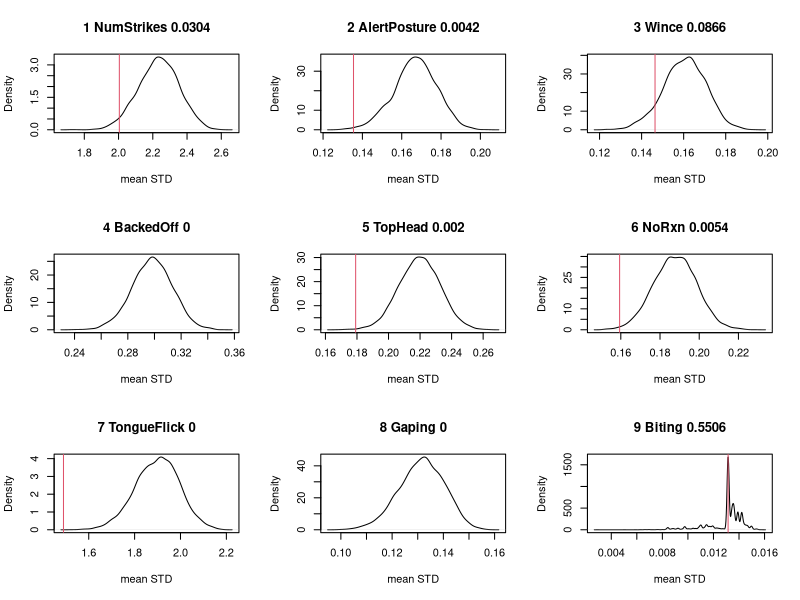
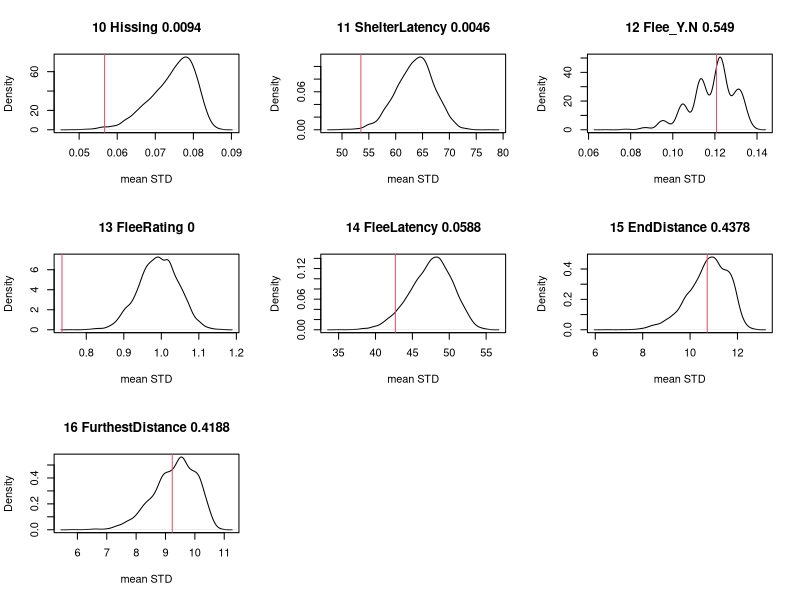
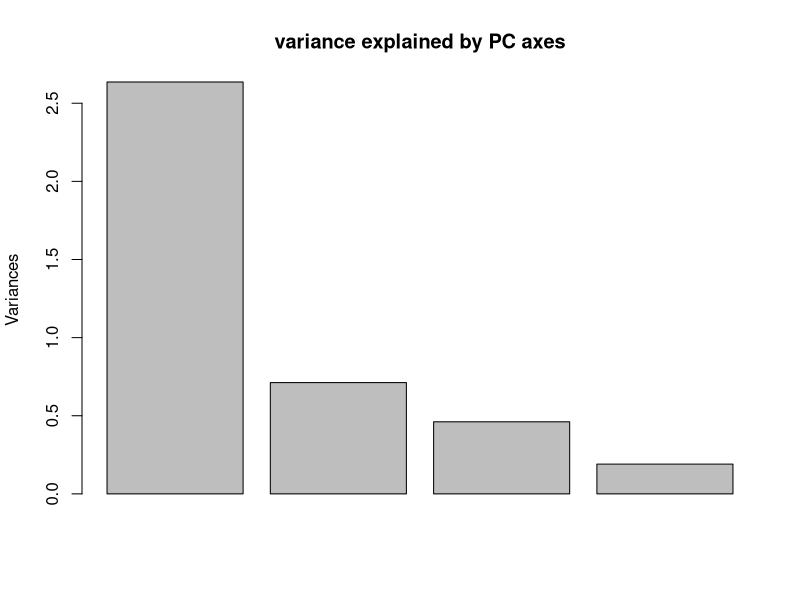
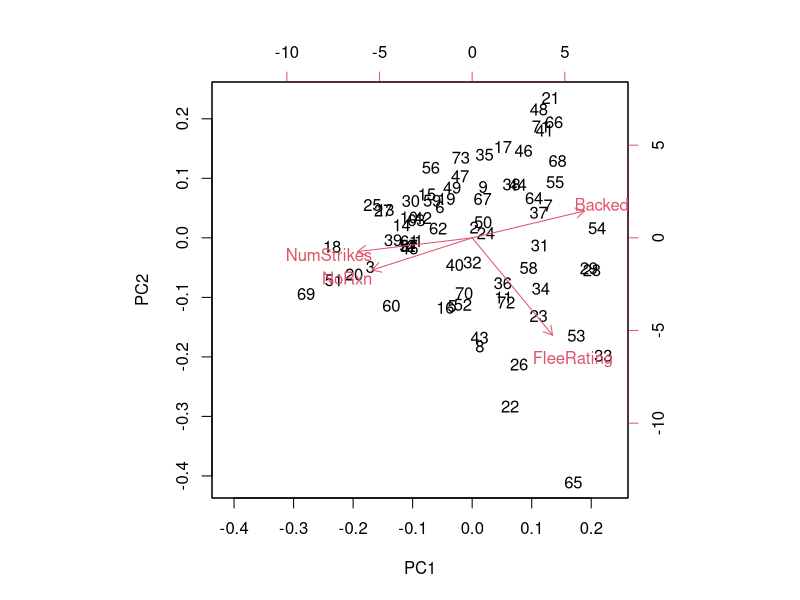
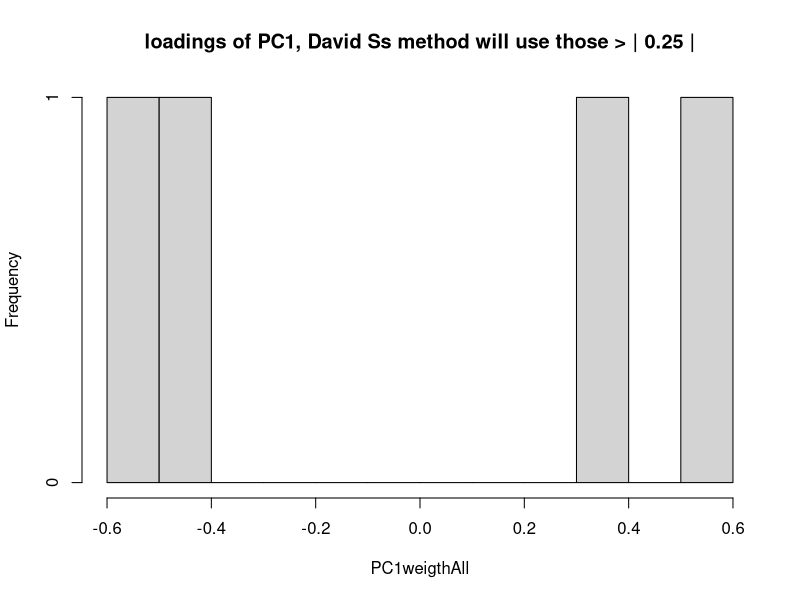
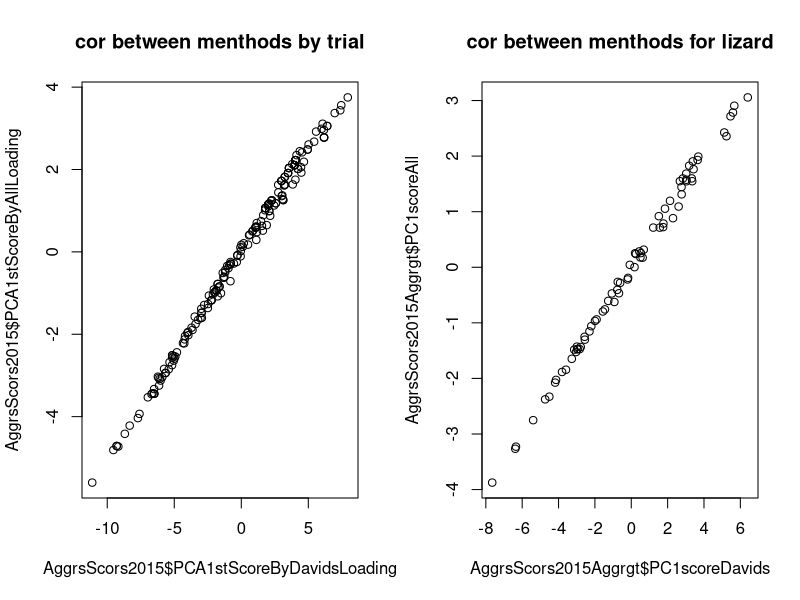
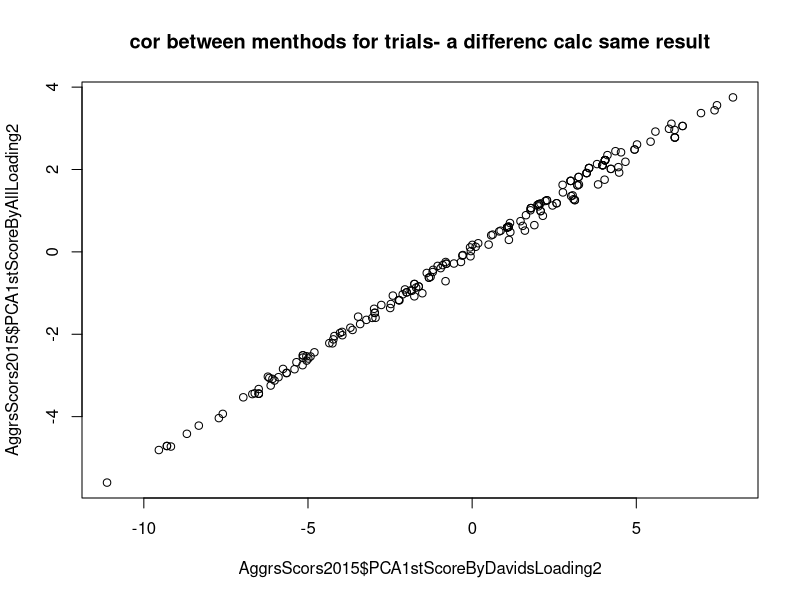
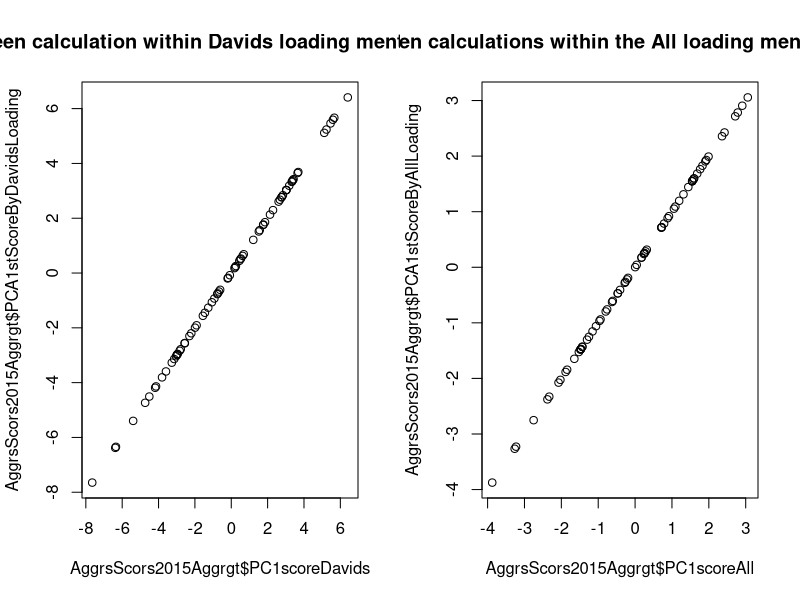

The R script that drew these images, in order:

#this code reads the behavioral scores for 2015 agression trails, 
#and looks for the best combination of behaviors for repeatabilty

### STEP1.1: some parameters to choose ####
Randomizations=5000;#how many randomizations to do on that repeatability test
PCweightMinVal=0.25;#if using David's approach - only some predicotrs to calcscores in PC1, and only thier direction
IndxBehaveToPCA=17:32; #all==17:32 indices of all behave in the long form (17:32), and in the agreggate dataframe 3:18
#IndxBehaveToPCA=c(1,6,11,14)+16; #to work only on: "NumStrikes" "NoRxn" "ShelterLatency" "FleeLatency": was 0.2 for Repeatability
WorkOnBehavsWithUnivarRepeatOnly=2;#change this to 0- use all behaviors
                                                  #1 to work only on those behaiovrs that i found to be with a sig repeatability using my randomizaitob test
                                                  #2 work only on Number of strikes,Backed Off (corrected),No Reaction (corrected),Flee Rating

CorrectForNumOfStrikes=1 #since many of the behaviors are a rate, we need to correct for how many strikes were actually done
#11 behaviors showing high repeatbility:"NumStrikes" "AlertPosture"  "BackedOff" "TopHead" "NoRxn" "TongueFlick" "Gaping" "ShelterLatency" "FleeRating" "FleeLatency"
# marginal repeatability : "Wince"
# not repeatable: Biting , Hissing (becomes repeatable after correction) Flee_Y.N FleeLatency EndDistance FurthestDistance 
if (CorrectForNumOfStrikes==0 & WorkOnBehavsWithUnivarRepeatOnly==1) IndxBehaveToPCA=IndxBehaveToPCA [! IndxBehaveToPCA %in% (16+c(3,9,10,12,14,15,16))]# here i drop out those behaviors that were not repeatable at all  in the randomization. looks good, it give PC1var of 0.398 and repeatalby 0.31
if (CorrectForNumOfStrikes==1 & WorkOnBehavsWithUnivarRepeatOnly==1) IndxBehaveToPCA=IndxBehaveToPCA [! IndxBehaveToPCA %in% (16+c(3,9,   12,14,15,16))]# here i drop out those behaviors that were not repeatable at all  in the randomization. looks good, it give PC1var of 0.364 and repeatalby 0.31
if (                            WorkOnBehavsWithUnivarRepeatOnly==2) IndxBehaveToPCA=c(1,   4,6,    13)+16# here i drop out everything but a behaviors listed for option 2, all corrected
if (                            WorkOnBehavsWithUnivarRepeatOnly==3) IndxBehaveToPCA=c(1,3, 4,6, 11,13)+16# here i drop out everything but a behaviors listed for option 3, all corrected


#loading packages stats lme4
require(stats)
require(lme4)


### STEP1.2: helper functions for the randomizaiton test ####
#this function gets a dataframe with two cols- IDs (or pseudo IDs) and a trait to estimate.called by the operator function
STDcalculator <- function(Dat) {
  UniqNames=unique(Dat$LizardID);#the lizards names included in this randomize dataset
  STDs= rep(NA, length(UniqNames))#a parameter to store the STD of each "lizard"
  for(CerNum in 1:length(UniqNames)){#loop on all lizard names to calc their STD
    STDs[CerNum]= sd(Dat$TrialScore[which(Dat$LizardID==UniqNames[CerNum])])
  }#loop  
  #plot(density(STDs))
  return(mean(STDs, na.rm=TRUE))
}#function

#this function is gets the ids and a trait, calls the STDcalculator for the real data and then for randomized data
RndmztnTestOperator<- function(DataFrRndmztn){
  CurrTraitName=names(DataFrRndmztn)[2];names(DataFrRndmztn)[2]='TrialScore' #just logging the name and converting to a generic name for column
  ObsSTDPhenotypScore=STDcalculator(DataFrRndmztn) #sending real data to helper function
  
  #finding the null distribution- in a loop with N=Randomizations 
  rndSTDPhenotypScore=rep(NA, Randomizations) #here i store the result for each randomization
  for(RndNum in 1:Randomizations){#loop on Randomizations
    Dat=as.data.frame(cbind(sample(DataFrRndmztn$LizardID),DataFrRndmztn$TrialScore ))
    colnames(Dat)=c('LizardID','TrialScore')
    rndSTDPhenotypScore[RndNum]=STDcalculator(Dat)
  }#loop on Randomizations
  
  #looking on results
  PV=sum(rndSTDPhenotypScore<=ObsSTDPhenotypScore)/Randomizations
  plot(density(rndSTDPhenotypScore), xlab=('mean STD'),main=(paste(CurBehv-16, CurrTraitName,PV))  );
  abline(v=ObsSTDPhenotypScore, col=2); #redline for observed value
  #main=paste(CurrTraitName,': randomization test: null distribution. Observed value=',round(ObsSTDPhenotypScore,digit=2))
  print(paste(CurrTraitName,':the observed mean STD was larger than a prop of ',
              PV ,'of the randomizations, out of ',Randomizations))
  rm(CurrTraitName,PV)
  
}#end of RndmztnTestOperator
  


### STEP1.3: read csv, set some relevant columns as factor ####
#setwd('C:\\Users\\ors\\Dropbox\\R codes\\BehavioralAssayAnalyses')#lab pc:
#setwd('D:\\Dropbox\\R codes\\BehavioralAssayAnalyses')#home pc
setwd('D:\\OrrS2\\Box Sync\\R codes\\Lizards\\BehavioralAssayAnalyses')
AggrsScors2015= read.csv('aggressionScoresLongform2015.csv', header = TRUE) 

#AggrsScors2015$LizardID=as.factor(AggrsScors2015$LizardID)
AggrsScors2015$TestedWith=as.factor(AggrsScors2015$TestedWith)
AggrsScors2015$CodedBy=as.factor(AggrsScors2015$CodedBy)
AggrsScors2015$TestArena=as.factor(AggrsScors2015$TestArena)
#AggrsScors2015$Flee_Y.N=as.factor(AggrsScors2015$Flee_Y.N)


### STEP1.4: CorrectForNumOfStrikes and removing a test that failed  (what about lizards with one trial who has no GPS?) ####
AggrsScors2015 <- AggrsScors2015[-c(which( AggrsScors2015$LizardID== 41221 & AggrsScors2015$Week== 5)), ]
#liz id: 4247 (no gps)  7618 (29 days) 10167 (13 days) 14111 (39 days with GPS) 41227 (25 days of GPS data)
#AggrsScors2015 <- AggrsScors2015[-which( AggrsScors2015$LizardID==c( 4247) ), ];
str(AggrsScors2015)

##CorrectForNumOfStrikes- behaviors corrected for number of strikes
if (CorrectForNumOfStrikes==1){
  AggrsScors2015$AlertPosture=AggrsScors2015$AlertPosture/AggrsScors2015$NumStrikes
  AggrsScors2015$Wince       =AggrsScors2015$Wince/       AggrsScors2015$NumStrikes
  AggrsScors2015$BackedOff   =AggrsScors2015$BackedOff/   AggrsScors2015$NumStrikes
  AggrsScors2015$TopHead     =AggrsScors2015$TopHead/     AggrsScors2015$NumStrikes
  AggrsScors2015$NoRxn       =AggrsScors2015$NoRxn/       AggrsScors2015$NumStrikes
  AggrsScors2015$TongueFlick =AggrsScors2015$TongueFlick/ AggrsScors2015$NumStrikes
  AggrsScors2015$Gaping      =AggrsScors2015$Gaping/      AggrsScors2015$NumStrikes
  AggrsScors2015$Biting      =AggrsScors2015$Biting/      AggrsScors2015$NumStrikes
  AggrsScors2015$Hissing     =AggrsScors2015$Hissing/     AggrsScors2015$NumStrikes
}


### STEP2: for each behavior- is its repeatble across trials of the same indivdual? #### 
#sending the different traits to the operator function
DataFrRndmztn=as.data.frame(AggrsScors2015$LizardID);names(DataFrRndmztn)='LizardID'
par(mfrow=c(3,3))

for (CurBehv in 17:32 ){
  names(AggrsScors2015)[CurBehv]
  DataFrRndmztn[,2]=AggrsScors2015[,CurBehv]; 
  names(DataFrRndmztn)[2]=names(AggrsScors2015)[CurBehv];
  RndmztnTestOperator(DataFrRndmztn)
  DataFrRndmztn[,2]=NULL
}
par(mfrow=c(1,1));
#DataFrRndmztn$NumStrikes=AggrsScors2015$NumStrikes;


### STEP3: building the short form with average for each lizard ####
Indiv=unique(AggrsScors2015$LizardID)
AggrsScors2015Aggrgt=data.frame(Indiv);colnames(AggrsScors2015Aggrgt)='LizardID'
AggrsScors2015Aggrgt$NumTrials=sapply( Indiv, function(i){length(AggrsScors2015$LizardID[c(which(AggrsScors2015$LizardID==i))])})
AggrsScors2015Aggrgt$NumStrikes=sapply( Indiv, function(i){mean(AggrsScors2015$NumStrikes[c(which(AggrsScors2015$LizardID==i))])})
AggrsScors2015Aggrgt$AlertPosture=sapply( Indiv, function(i){mean(AggrsScors2015$AlertPosture[c(which(AggrsScors2015$LizardID==i))])})
AggrsScors2015Aggrgt$Wince=sapply( Indiv, function(i){mean(AggrsScors2015$Wince[c(which(AggrsScors2015$LizardID==i))])})
AggrsScors2015Aggrgt$BackedOff=sapply( Indiv, function(i){mean(AggrsScors2015$BackedOff[c(which(AggrsScors2015$LizardID==i))])})
AggrsScors2015Aggrgt$TopHead=sapply( Indiv, function(i){mean(AggrsScors2015$TopHead[c(which(AggrsScors2015$LizardID==i))])})
AggrsScors2015Aggrgt$NoRxn=sapply( Indiv, function(i){mean(AggrsScors2015$NoRxn[c(which(AggrsScors2015$LizardID==i))])})
AggrsScors2015Aggrgt$TongueFlick=sapply( Indiv, function(i){mean(AggrsScors2015$TongueFlick[c(which(AggrsScors2015$LizardID==i))])})
AggrsScors2015Aggrgt$Gaping=sapply( Indiv, function(i){mean(AggrsScors2015$Gaping[c(which(AggrsScors2015$LizardID==i))])})
AggrsScors2015Aggrgt$Biting=sapply( Indiv, function(i){mean(AggrsScors2015$Biting[c(which(AggrsScors2015$LizardID==i))])})
AggrsScors2015Aggrgt$Hissing=sapply( Indiv, function(i){mean(AggrsScors2015$Hissing[c(which(AggrsScors2015$LizardID==i))])})
AggrsScors2015Aggrgt$ShelterLatency=sapply( Indiv, function(i){mean(AggrsScors2015$ShelterLatency[c(which(AggrsScors2015$LizardID==i))])})
AggrsScors2015Aggrgt$Flee_Y.N=sapply( Indiv, function(i){mean(AggrsScors2015$Flee_Y.N[c(which(AggrsScors2015$LizardID==i))])})
AggrsScors2015Aggrgt$FleeRating=sapply( Indiv, function(i){mean(AggrsScors2015$FleeRating[c(which(AggrsScors2015$LizardID==i))])})
AggrsScors2015Aggrgt$FleeLatency=sapply( Indiv, function(i){mean(AggrsScors2015$FleeLatency[c(which(AggrsScors2015$LizardID==i))])})
AggrsScors2015Aggrgt$EndDistance=sapply( Indiv, function(i){mean(AggrsScors2015$EndDistance[c(which(AggrsScors2015$LizardID==i))])})
AggrsScors2015Aggrgt$FurthestDistance=sapply( Indiv, function(i){mean(AggrsScors2015$FurthestDistance[c(which(AggrsScors2015$LizardID==i))])})
AggrsScors2015Aggrgt$NewAGGRating=sapply( Indiv, function(i){mean(AggrsScors2015$NewAGGRating[c(which(AggrsScors2015$LizardID==i))])})
str(AggrsScors2015Aggrgt)

print(paste('lizards with 1 trials are', AggrsScors2015Aggrgt$LizardID[which(AggrsScors2015Aggrgt$NumTrials==1)]))   
AggrsScors2015Aggrgt2=as.data.frame(scale(AggrsScors2015Aggrgt[3:18]))


### STEP4.1: preps for PCA ####
#http://www.r-bloggers.com/computing-and-visualizing-pca-in-r/
#https://cran.r-project.org/web/packages/HSAUR/vignettes/Ch_principal_components_analysis.pdf

IndxBehaveToPCA2=IndxBehaveToPCA-14; #indices in the second dataframe
#just making sure i have all behaviors:
rbind(names(AggrsScors2015)[IndxBehaveToPCA],names(AggrsScors2015Aggrgt)[IndxBehaveToPCA2])


### STEP4.2: PCA analysis and plotting ####
#on Agreggated Data (1 val per lizard), includes also scaling and centering the data. log transform (had no effect i could see on the first 15 traits pca)?
PCA_Aggregat=prcomp(AggrsScors2015Aggrgt[,IndxBehaveToPCA2],center = TRUE, scale. = TRUE) ;

# plotting & printing resutls of the PCA
print(PCA_Aggregat)[1]
#the Standard deviations are the loading of the PCs, the rotation is the weights. 
plot(PCA_Aggregat,main='variance explained by PC axes');#plot(PCA_Aggregat, type = "l")
biplot(PCA_Aggregat)
summary(PCA_Aggregat)
ProVarExplPC1=summary(PCA_Aggregat)$importance[2,1]
print(paste('the first PC explains',ProVarExplPC1, 'of the variance'))


### STEP4.3: calculating PC1 the loading (wieghts) for the two methods ####
#for each behavior for the PC1 scores with David's approach- just + -1 or 0, only larger values
PC1weigthAll   <- PCA_Aggregat$rotation[,1]  #the weights for PCA 1
PC1weigthDavid <- PCA_Aggregat$rotation[,1] #the weights for PCA 1
PC1weigth2=PC1weigthDavid;
PC1weigth2[abs(PC1weigth2) < PCweightMinVal]=0;#working only on PCweight bigger than threshold
PC1weigthDavid=PC1weigthDavid/abs(PC1weigthDavid);#ignoring weights, just direction (plus minus 1)
PC1weigthDavid[PC1weigth2==0]=0;
rm(PC1weigth2)
hist(PC1weigthAll,breaks=10,main=(paste('loadings of PC1, David Ss method will use those > |', PCweightMinVal,'|')))

PCA_AggregatD=PCA_Aggregat;PCA_AggregatD$rotation[,1]=PC1weigthDavid; #replacing loadings with David's loading

AggrsScors2015Aggrgt$PC1scoreAll=predict(PCA_Aggregat)[,1] #All loading. this is what we need as the Aggresivness of the lizard!!!
AggrsScors2015Aggrgt$PC1scoreDavids=predict(PCA_AggregatD,newdata=AggrsScors2015Aggrgt[,IndxBehaveToPCA2])[,1] #Davids Loading. this is what we need a the Aggresivness of the lizard!!!


### STEP4.4: Scaling the longform data, and calculating the score for the trial from PC1 ####
#now scaling the longform data (i.e., the relevant cols in AggrsScors2015)
#what scaling param the PCA used?
centerUsed <- PCA_Aggregat$center;scaleUsed <- PCA_Aggregat$scale
#scaling appropriately also the long form data"
ScaledAggrsScors2015=as.data.frame(scale(as.matrix(AggrsScors2015[IndxBehaveToPCA]), center = centerUsed, scale = scaleUsed))

summary(ScaledAggrsScors2015) #the scaling for the Aggregated data are not a good fit for long form
print('the summary shows that the scaling is not perfect since it was done for Aggregt scores and now applied to trial data')

#adding the scores from the PCA to the trials in long form dataset- so we can calc repeatability
AggrsScors2015$PCA1stScoreByAllLoading=   drop(as.matrix(ScaledAggrsScors2015)  %*% PC1weigthAll)
AggrsScors2015$PCA1stScoreByDavidsLoading=drop(as.matrix(ScaledAggrsScors2015)  %*% PC1weigthDavid)
#now the data frame has a colum for each lizard&trial for the PC1 scores. one for each method


### STEP4.5: just validation, checking correlation between methods and ####
#just for curiosity are the two methods correlated? yes. 
CorrelationInScoresBtwnApproaches=cor(AggrsScors2015$PCA1stScoreByDavidsLoading,AggrsScors2015$PCA1stScoreByAllLoading)
print(paste('now, each trail has a score, based on PC1, using some loading (Davids method)',
'and the alternative of full loadings. the corelation between methods:', round(CorrelationInScoresBtwnApproaches,digit=3)))
cor.test(AggrsScors2015$PCA1stScoreByDavidsLoading,AggrsScors2015$PCA1stScoreByAllLoading)

par(mfrow=c(1,2))
plot(x=AggrsScors2015$PCA1stScoreByDavidsLoading,y=AggrsScors2015$PCA1stScoreByAllLoading,
     typ='p',main=('cor between menthods by trial'))
plot(x=AggrsScors2015Aggrgt$PC1scoreDavids,y=AggrsScors2015Aggrgt$PC1scoreAll,
     typ='p',main=('cor between menthods for lizard'))
par(mfrow=c(1,1))

#trying with another method to get the scores- gives the same result- remeber NOT to scale before- it scales automaticly
AggrsScors2015$PCA1stScoreByAllLoading2   =predict(PCA_Aggregat,  newdata=AggrsScors2015[IndxBehaveToPCA])[,1]
AggrsScors2015$PCA1stScoreByDavidsLoading2=predict(PCA_AggregatD, newdata=AggrsScors2015[IndxBehaveToPCA])[,1] 

plot(x=AggrsScors2015$PCA1stScoreByDavidsLoading2   ,y=AggrsScors2015$PCA1stScoreByAllLoading2,
     typ='p',main=('cor between menthods for trials- a differenc calc same result'))
     
#CorrelationInScoresBtwnApproaches=cor(AggrsScors2015$PCA1stScoreByDavidsLoading2,AggrsScors2015$PCA1stScoreByAllLoading2)
#cor.test(AggrsScors2015$PCA1stScoreByDavidsLoading2,AggrsScors2015$PCA1stScoreByAllLoading2)
#cor(AggrsScors2015$PCA1stScoreByAllLoading2,AggrsScors2015$PCA1stScoreByAllLoading)
#cor(AggrsScors2015$PCA1stScoreByDavidsLoading2  ,AggrsScors2015$PCA1stScoreByDavidsLoading2)





#just for validation will i get the same reults with another calculation? YES:
#PedictedPCAScores=drop(scale(as.matrix(AggrsScors2015Aggrgt[IndxBehaveToPCA2]), center = centerUsed, scale = scaleUsed)
#                       %*% PCA_Aggregat$rotation[,1])
#almost the same as for the original data: PCA_Aggregat$x[,1];cor(PCA_Aggregat$x[,1],PedictedPCAScores)
#almost the same as for predicting resuts for the same data: predict(PCA_Aggregat)[,1] 
# PedictedPCAScores=drop(scale(as.matrix(AggrsScors2015[17:32]), center = centerUsed, scale = scaleUsed)
#                             %*% PCA_Aggregat$rotation[,1])
AggrsScors2015Aggrgt$PCA1stScoreByAllLoading   =sapply( Indiv, function(i){mean(AggrsScors2015$PCA1stScoreByAllLoading[c(which(AggrsScors2015$LizardID==i))])})
AggrsScors2015Aggrgt$PCA1stScoreByDavidsLoading=sapply( Indiv, function(i){mean(AggrsScors2015$PCA1stScoreByDavidsLoading[c(which(AggrsScors2015$LizardID==i))])})
#hist(AggrsScors2015Aggrgt$PCA1stScoreByDavidsLoading)
#hist(AggrsScors2015Aggrgt$PCA1stScoreByAllLoading)

par(mfrow=c(1,2))
plot(x=AggrsScors2015Aggrgt$PC1scoreDavids,y=AggrsScors2015Aggrgt$PCA1stScoreByDavidsLoading,
     typ='p',main=('cor between calculation within Davids loading menthod for lizard'))
plot(x=AggrsScors2015Aggrgt$PC1scoreAll,y=AggrsScors2015Aggrgt$PCA1stScoreByAllLoading ,
     typ='p',main=('cor between calculations within the All loading menthod for lizard'))
par(mfrow=c(1,1))


### STEP5.1: are scores repeatable? using the a randomization test ####
### aplying randomization for the two scores- are repatable?
par(mfrow=c(1,2))
DataFrRndmztn=AggrsScors2015[c("LizardID","PCA1stScoreByAllLoading")]
RndmztnTestOperator(DataFrRndmztn)
DataFrRndmztn=AggrsScors2015[c("LizardID","PCA1stScoreByDavidsLoading")]
RndmztnTestOperator(DataFrRndmztn)
par(mfrow=c(1,1))
rm(RndmztnTestOperator)


### STEP5.2: GLMM for trial scores to see the repeatbility for both methods ####
#modeling the PC1 scores for each trials, is it repeatble for individuals?
Model1AllLoading= lmer(PCA1stScoreByAllLoading ~ 0 +   (1|LizardID),data=AggrsScors2015,REML = T)
summary(Model1AllLoading);

Model1DavidsLoading= lmer(PCA1stScoreByDavidsLoading ~ 0 +   (1|LizardID),data=AggrsScors2015,REML = T)
summary(Model1DavidsLoading);

#getting repeatability estimate and number of observations and individuals for the best model and the second Best model
vars=as.data.frame(VarCorr(Model1AllLoading))$vcov;  
LizRptbltModel1AllLoading=round(vars[1]/(vars[1]+vars[2]),digit=2)#

vars=as.data.frame(VarCorr(Model1DavidsLoading))$vcov;  
LizRptbltModel1DavidsLoading=round(vars[1]/(vars[1]+vars[2]),digit=2)#

Nobs=nobs(Model1DavidsLoading)
Nindiv=dim(coef(Model1DavidsLoading)$LizardID)[1]                        

print(paste('Repeatability estimate from GLMMs are ',LizRptbltModel1AllLoading,' (All loading) and ',
            LizRptbltModel1DavidsLoading,'(davids method). for ', Nindiv,'lizards and ',Nobs,'trials'))

print('the Aggressivenes score for the lizards, based on PCA1 with the two methods are stored in ')
print('AggrsScors2015Aggrgt$:  ')
print('(All loading) $PCA1stScoreByAllLoading')
print('(Davids approach): $PCA1stScoreByDavidsLoading')


### Step 6 agreement between the scoring and JK video rating scores ####
print('by each test independently'); cor.test(AggrsScors2015$NewAGGRating,AggrsScors2015$PCA1stScoreByAllLoading)
print('for each lizard aggregated'); cor.test(AggrsScors2015Aggrgt$NewAGGRating,AggrsScors2015Aggrgt$PCA1stScoreByAllLoading)
par(mfrow=c(1,2))
plot(x=AggrsScors2015$NewAGGRating,y=AggrsScors2015$PCA1stScoreByAllLoading,
     typ='p',main=('cor between methods by trial'))
plot(x=AggrsScors2015Aggrgt$NewAGGRating,y=AggrsScors2015Aggrgt$PCA1stScoreByAllLoading,
     typ='p',main=('cor between menthods for lizard'), xlab='JK video rating',ylab='Agg scores from agg PCA')
abline(lm(AggrsScors2015Aggrgt$PCA1stScoreByAllLoading ~ AggrsScors2015Aggrgt$NewAGGRating),col='red')

par(mfrow=c(1,1))

Model1JKratingVideoAGG= lmer(NewAGGRating ~ 0 +   (1|LizardID),data=AggrsScors2015,REML = T)
summary(Model1JKratingVideoAGG);

#getting repeatability estimate and number of observations and individuals for the best model 
vars=as.data.frame(VarCorr(Model1JKratingVideoAGG))$vcov;  
LizRptbltModel1JKratingVideoAGG=round(vars[1]/(vars[1]+vars[2]),digit=2)#it doesnt make sense, whats wrong with my formula?!!!

AggrsScors2015$LizardAsCer=NA
for (i in 1:length(AggrsScors2015$LizardID)){
  AggrsScors2015$LizardAsCer[i]=which(levels(as.factor(AggrsScors2015$LizardID))==AggrsScors2015$LizardID[i])
}
plot(x=AggrsScors2015$LizardAsCer ,y=AggrsScors2015$NewAGGRating,
     typ='p',main=('JKs video rating by lizards'),col='blue',pch=16,xlab='Lizards as cerial id')
abline(v=c(1:73))


#### Step 7 intraclass correlation coefficient for JKs score (repeatability using 1-way ANOVA methods) #####
#which lizards had 3 trials, creating a wide form, each trial is a column, each row i a lizard
Liz=unique(AggrsScors2015$LizardID)
WideForm=NULL;Rowname=NULL
for(L in 1:length(Liz)){
   JKsRating=AggrsScors2015$NewAGGRating[AggrsScors2015$LizardID==Liz[L]]
   #print(JKsRating)
   if (length(JKsRating)==3) {WideForm=rbind(WideForm,JKsRating);Rowname=rbind(Rowname,Liz[L])}
   if (length(JKsRating)==2) {WideForm=rbind(WideForm,c(JKsRating,NA));Rowname=rbind(Rowname,Liz[L])} #comment this line to work only on liz with three trials
   if (length(JKsRating)==1) {WideForm=rbind(WideForm,c(JKsRating,NA,NA));Rowname=rbind(Rowname,Liz[L])}  #comment this line to work only on liz with three trials
}#loop on lizards
rownames(WideForm)=Rowname
library(psych)
ICC(WideForm, missing=FALSE, alpha=.05)
#Shrout and Fleiss (1979) consider six cases of reliability of ratings done by k raters on n targets. 
#ICC1: Each target is rated by a different judge and the judges are selected at random. (This is a one-way ANOVA fixed effects model and is found by (MSB- MSW)/(MSB+ (nr-1)*MSW))
#ICC2: A random sample of k judges rate each target. The measure is one of absolute agreement in the ratings. Found as (MSB- MSE)/(MSB + (nr-1)*MSE + nr*(MSJ-MSE)/nc)
#ICC3: A fixed set of k judges rate each target. There is no generalization to a larger population of judges. (MSB - MSE)/(MSB+ (nr-1)*MSE)
#Then, for each of these cases, is reliability to be estimated for a single rating or for the average of k ratings? (The 1 rating case is equivalent to the average intercorrelation, the k rating case to the Spearman Brown adjusted reliability.)
#ICC1 is sensitive to differences in means between raters and is a measure of absolute agreement.
#ICC2 and ICC3 remove mean differences between judges, but are sensitive to interactions of raters by judges. The difference between ICC2 and ICC3 is whether raters are seen as fixed or random effects.
#ICC1k, ICC2k, ICC3K reflect the means of k raters.

